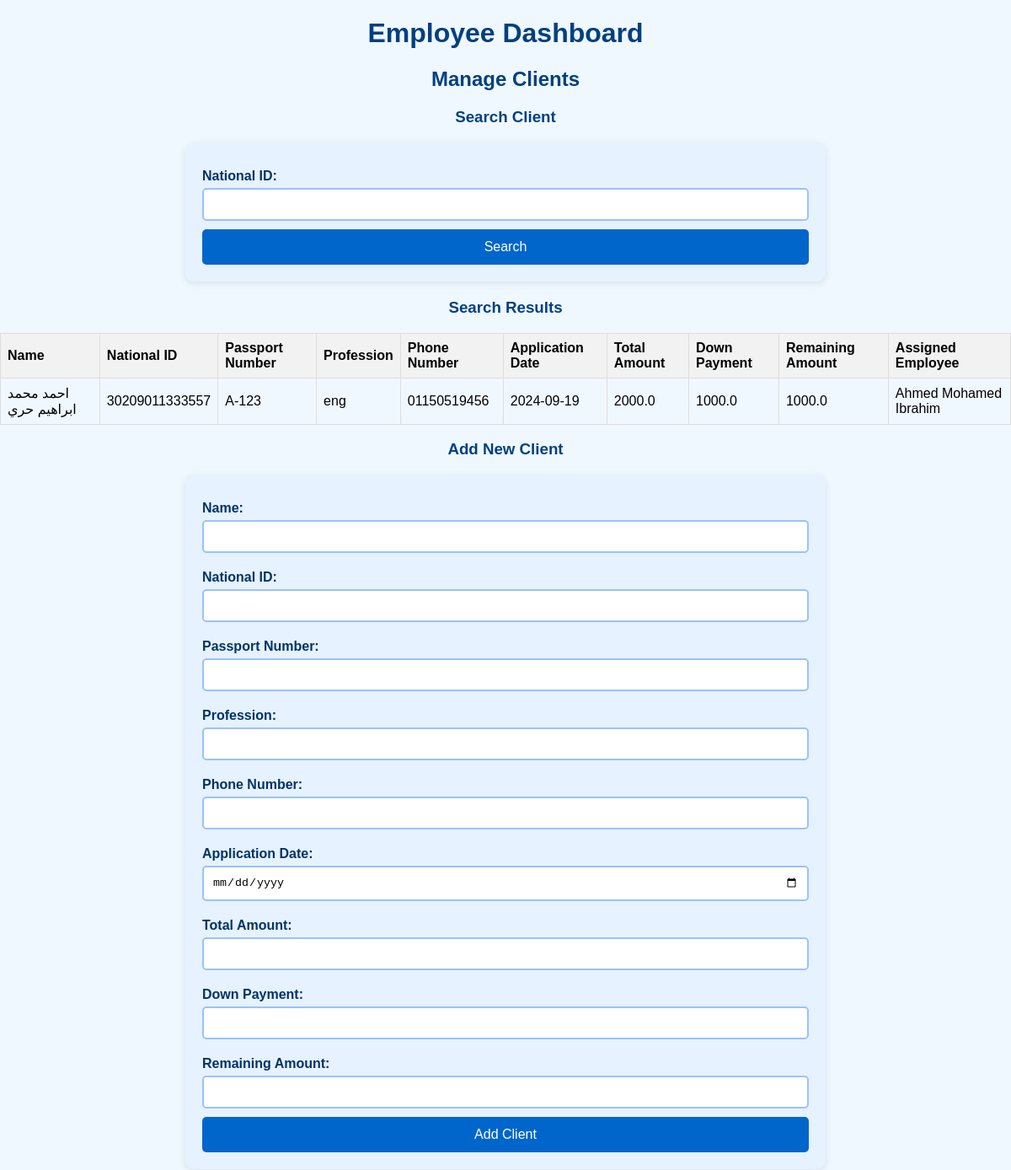
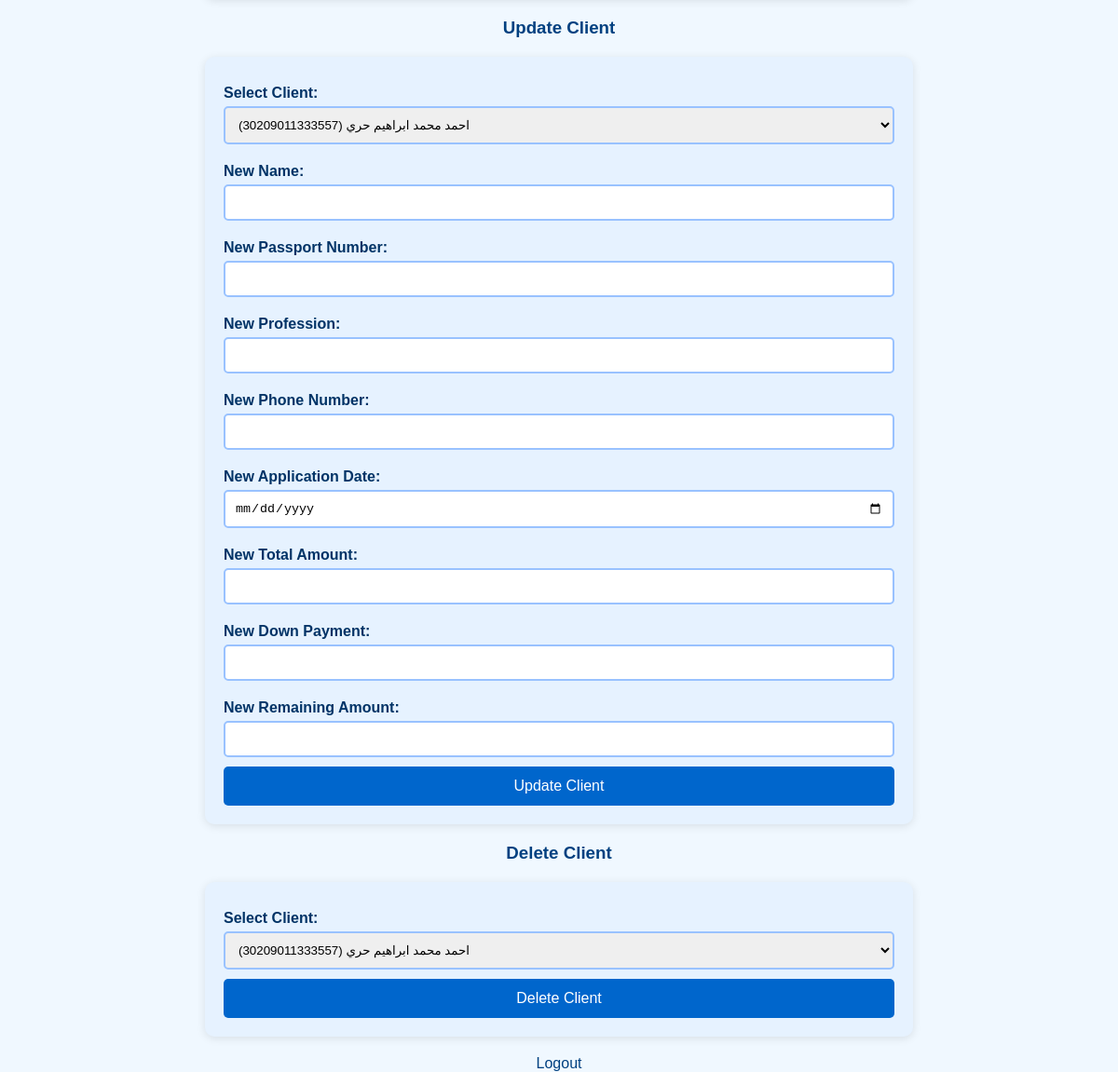
The app's page /employee_dashboard (signed in) with its own data (2 pictures, top to bottom).
### app.py (models this page shows)
class Client(db.Model):
    id = db.Column(db.Integer, primary_key=True)
    name = db.Column(db.String(100), nullable=False)
    national_id = db.Column(db.String(100), unique=True, nullable=False)
    passport_number = db.Column(db.String(100), nullable=False)
    profession = db.Column(db.String(100), nullable=False)
    phone_number = db.Column(db.String(100), nullable=False)
    application_date = db.Column(db.Date, nullable=False)
    total_amount = db.Column(db.Float, nullable=False)
    down_payment = db.Column(db.Float, nullable=False)
    remaining_amount = db.Column(db.Float, nullable=False)
    employee_id = db.Column(db.Integer, db.ForeignKey('employee.id'), nullable=False)
    employee = db.relationship('Employee', backref=db.backref('clients', lazy=True))

class Employee(db.Model):
    id = db.Column(db.Integer, primary_key=True)
    name = db.Column(db.String(100), nullable=False)
    username = db.Column(db.String(100), unique=True, nullable=False)
    password = db.Column(db.String(200), nullable=False)
    role = db.Column(db.String(50), nullable=False)

### app.py (the view, shortened to what this page needs)
@app.route('/employee_dashboard', methods=['GET', 'POST'])
def employee_dashboard():
    if 'user_id' not in session:
        return redirect(url_for('login'))
    employee = Employee.query.get(session['user_id'])
    clients = []
    if employee.role == 'admin':
        clients = Client.query.all() if not clients else clients
    else:
        clients = Client.query.filter_by(employee_id=employee.id).all() if not clients else clients
    return render_template('employee_dashboard.html', clients=clients)

### templates/employee_dashboard.html (shortened to what this page needs)
<!DOCTYPE html>
<html lang="en">
<head>
    <link rel="stylesheet" href="{{ url_for('static', filename='styles.css') }}">
</head>
<body>
    <h1>Employee Dashboard</h1>
    <h2>Manage Clients</h2>
    <h3>Search Client</h3>
    <form action="{{ url_for('employee_dashboard') }}" method="post">
        <label for="search_national_id">National ID:</label>
        <input type="text" id="search_national_id" name="search_national_id" required>
        <button type="submit">Search</button>
    </form>
    <div id="search-results">
        {% if clients %}
            <h3>Search Results</h3>
            <table>
                <thead>
                    <tr>
                        <th>Name</th>
                        <th>National ID</th>
                        <th>Passport Number</th>
                        <th>Profession</th>
                        <th>Phone Number</th>
                        <th>Application Date</th>
                        <th>Total Amount</th>
                        <th>Down Payment</th>
                        <th>Remaining Amount</th>
                        <th>Assigned Employee</th>
                    </tr>
                </thead>
                <tbody>
                    {% for client in clients %}
                        <tr>
                            <td>{{ client.name }}</td>
                            <td>{{ client.national_id }}</td>
                            <td>{{ client.passport_number }}</td>
                            <td>{{ client.profession }}</td>
                            <td>{{ client.phone_number }}</td>
                            <td>{{ client.application_date }}</td>
                            <td>{{ client.total_amount }}</td>
                            <td>{{ client.down_payment }}</td>
                            <td>{{ client.remaining_amount }}</td>
                            <td>{{ client.employee.name }}</td>
                        </tr>
                    {% endfor %}
                </tbody>
            </table>
        {% else %}
            <p>No clients found. Please search using the National ID.</p>
        {% endif %}
    </div>
    <h3>Add New Client</h3>
    <form action="{{ url_for('employee_dashboard') }}" method="post" oninput="calculateRemainingAmount()">
        <label for="client_name">Name:</label>
        <input type="text" id="client_name" name="client_name" required>
        <label for="client_national_id">National ID:</label>
        <input type="text" id="client_national_id" name="client_national_id" required>
        <label for="client_passport_number">Passport Number:</label>
        <input type="text" id="client_passport_number" name="client_passport_number" required>
        <label for="client_profession">Profession:</label>
        <input type="text" id="client_profession" name="client_profession" required>
        <label for="client_phone_number">Phone Number:</label>
        <input type="text" id="client_phone_number" name="client_phone_number" required>
        <label for="client_application_date">Application Date:</label>
        <input type="date" id="client_application_date" name="client_application_date" required>
        <label for="client_total_amount">Total Amount:</label>
        <input type="number" step="0.01" id="client_total_amount" name="client_total_amount" required>
        <label for="client_down_payment">Down Payment:</label>
        <input type="number" step="0.01" id="client_down_payment" name="client_down_payment" required>
        <label for="client_remaining_amount">Remaining Amount:</label>
        <input type="number" step="0.01" id="client_remaining_amount" name="client_remaining_amount" readonly>
        <button type="submit">Add Client</button>
    </form>
    <h3>Update Client</h3>
    <form action="{{ url_for('employee_dashboard') }}" method="post" oninput="calculateRemainingAmountUpdate()">
        <label for="client_id">Select Client:</label>
        <select id="client_id" name="client_id" required>
            {% for client in clients %}
                <option value="{{ client.id }}">{{ client.name }} ({{ client.national_id }})</option>
            {% endfor %}
        </select>
        <label for="new_client_name">New Name:</label>
        <input type="text" id="new_client_name" name="new_client_name">
        <label for="new_client_passport_number">New Passport Number:</label>
        <input type="text" id="new_client_passport_number" name="new_client_passport_number">
        <label for="new_client_profession">New Profession:</label>
        <input type="text" id="new_client_profession" name="new_client_profession">
        <label for="new_client_phone_number">New Phone Number:</label>
        <input type="text" id="new_client_phone_number" name="new_client_phone_number">
        <label for="new_client_application_date">New Application Date:</label>
        <input type="date" id="new_client_application_date" name="new_client_application_date">
        <label for="new_client_total_amount">New Total Amount:</label>
        <input type="number" step="0.01" id="new_client_total_amount" name="new_client_total_amount" oninput="calculateRemainingAmountUpdate()">
        <label for="new_client_down_payment">New Down Payment:</label>
        <input type="number" step="0.01" id="new_client_down_payment" name="new_client_down_payment" oninput="calculateRemainingAmountUpdate()">
        <label for="new_client_remaining_amount">New Remaining Amount:</label>
        <input type="number" step="0.01" id="new_client_remaining_amount" name="new_client_remaining_amount" readonly>
        <button type="submit">Update Client</button>
    </form>
    <h3>Delete Client</h3>
    <form action="{{ url_for('employee_dashboard') }}" method="post">
        <label for="client_id">Select Client:</label>
        <select id="client_id" name="client_id" required>
            {% for client in clients %}
                <option value="{{ client.id }}">{{ client.name }} ({{ client.national_id }})</option>
            {% endfor %}
        </select>
        <button type="submit">Delete Client</button>
    </form>
    <a href="{{ url_for('logout') }}">Logout</a>
</body>
</html>

### static/styles.css (style rules this page uses)
body { font-family: 'Arial', sans-serif; background-color: #f0f8ff; margin: 0; padding: 0; }
h1, h2, h3 { text-align: center; color: #004080; }
form { background-color: #e6f2ff; padding: 20px; border-radius: 10px; box-shadow: 0 2px 10px rgba(0, 0, 0, 0.1); width: 60%; margin: 20px auto; }
label { display: block; margin: 10px 0 5px; font-weight: bold; color: #003366; }
input[type="text"], input[type="password"], input[type="date"], input[type="number"], select { width: 100%; padding: 10px; margin-bottom: 10px; border: 2px solid #99c2ff; border-radius: 5px; box-sizing: border-box; }
button { width: 100%; padding: 12px; background-color: #0066cc; color: white; border: none; border-radius: 5px; font-size: 16px; cursor: pointer; }
a { display: block; text-align: center; margin-top: 20px; color: #004080; text-decoration: none; }
table { width: 100%; border-collapse: collapse; }
th, td { border: 1px solid #ddd; padding: 8px; }
th { background-color: #f2f2f2; text-align: left; }

### records on screen
Client: name "احمد محمد ابراهيم حري", national_id "30209011333557", passport_number "A-123", profession "eng", phone_number "01150519456", application_date "2024-09-19", total_amount "2000.0", down_payment "1000.0", remaining_amount "1000.0", employee.name "Ahmed Mohamed Ibrahim"

### other values on screen
form field client_id "احمد محمد ابراهيم حري (30209011333557)"
